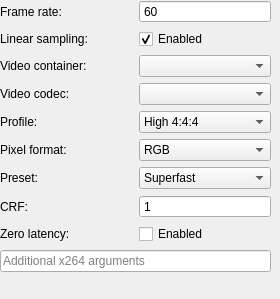
                 <widget class="QWidget" name="scrollAreaWidgetContents_2">
                  <property name="geometry">
                   <rect>
                    <x>0</x>
                    <y>0</y>
                    <width>280</width>
                    <height>299</height>
                   </rect>
                  </property>
                  <layout class="QVBoxLayout" name="verticalLayout_11">
                   <property name="leftMargin">
                    <number>0</number>
                   </property>
                   <property name="topMargin">
                    <number>0</number>
                   </property>
                   <property name="rightMargin">
                    <number>9</number>
                   </property>
                   <property name="bottomMargin">
                    <number>9</number>
                   </property>
                   <item>
                    <widget class="QFrame" name="frame_recordingSettings">
                     <property name="frameShape">
                      <enum>QFrame::NoFrame</enum>
                     </property>
                     <property name="frameShadow">
                      <enum>QFrame::Raised</enum>
                     </property>
                     <layout class="QVBoxLayout" name="verticalLayout_16">
                      <property name="leftMargin">
                       <number>0</number>
                      </property>
                      <property name="topMargin">
                       <number>0</number>
                      </property>
                      <property name="rightMargin">
                       <number>0</number>
                      </property>
                      <property name="bottomMargin">
                       <number>0</number>
                      </property>
                      <item>
                       <layout class="QHBoxLayout" name="horizontalLayout_34">
                        <item>
                         <widget class="QLabel" name="label_13">
                          <property name="sizePolicy">
                           <sizepolicy hsizetype="Preferred" vsizetype="Preferred">
                            <horstretch>0</horstretch>
                            <verstretch>0</verstretch>
                           </sizepolicy>
                          </property>
                          <property name="text">
                           <string>Frame rate:</string>
                          </property>
                         </widget>
                        </item>
                        <item>
                         <widget class="QSpinBox" name="spinBox_recordingFramerate">
                          <property name="frame">
                           <bool>true</bool>
                          </property>
                          <property name="buttonSymbols">
                           <enum>QAbstractSpinBox::NoButtons</enum>
                          </property>
                          <property name="minimum">
                           <number>1</number>
                          </property>
                          <property name="maximum">
                           <number>144</number>
                          </property>
                          <property name="value">
                           <number>60</number>
                          </property>
                         </widget>
                        </item>
                       </layout>
                      </item>
                      <item>
                       <layout class="QHBoxLayout" name="horizontalLayout_42">
                        <item>
                         <widget class="QLabel" name="label_26">
                          <property name="text">
                           <string>Linear sampling:</string>
                          </property>
                         </widget>
                        </item>
                        <item>
                         <widget class="QCheckBox" name="checkBox_recordingLinearFrameInsertion">
                          <property name="layoutDirection">
                           <enum>Qt::LeftToRight</enum>
                          </property>
                          <property name="text">
                           <string>Enabled</string>
                          </property>
                          <property name="checked">
                           <bool>true</bool>
                          </property>
                         </widget>
                        </item>
                       </layout>
                      </item>
                      <item>
                       <layout class="QHBoxLayout" name="horizontalLayout_43">
                        <item>
                         <widget class="QLabel" name="label_25">
                          <property name="text">
                           <string>Video container:</string>
                          </property>
                         </widget>
                        </item>
                        <item>
                         <widget class="QComboBox" name="comboBox_recordingContainer">
                          <property name="enabled">
                           <bool>true</bool>
                          </property>
                          <property name="sizePolicy">
                           <sizepolicy hsizetype="Preferred" vsizetype="Fixed">
                            <horstretch>0</horstretch>
                            <verstretch>0</verstretch>
                           </sizepolicy>
                          </property>
                         </widget>
                        </item>
                       </layout>
                      </item>
                      <item>
                       <layout class="QHBoxLayout" name="horizontalLayout_29">
                        <item>
                         <widget class="QLabel" name="label_7">
                          <property name="sizePolicy">
                           <sizepolicy hsizetype="Preferred" vsizetype="Preferred">
                            <horstretch>0</horstretch>
                            <verstretch>0</verstretch>
                           </sizepolicy>
                          </property>
                          <property name="text">
                           <string>Video codec:</string>
                          </property>
                         </widget>
                        </item>
                        <item>
                         <widget class="QComboBox" name="comboBox_recordingEncoding">
                          <property name="enabled">
                           <bool>true</bool>
                          </property>
                          <property name="sizePolicy">
                           <sizepolicy hsizetype="Preferred" vsizetype="Fixed">
                            <horstretch>0</horstretch>
                            <verstretch>0</verstretch>
                           </sizepolicy>
                          </property>
                         </widget>
                        </item>
                       </layout>
                      </item>
                      <item>
                       <widget class="QFrame" name="frame_recordingCodecSettings">
                        <layout class="QVBoxLayout" name="verticalLayout_10">
                         <property name="leftMargin">
                          <number>0</number>
                         </property>
                         <property name="topMargin">
                          <number>0</number>
                         </property>
                         <property name="rightMargin">
                          <number>0</number>
                         </property>
                         <property name="bottomMargin">
                          <number>0</number>
                         </property>
                         <item>
                          <layout class="QHBoxLayout" name="horizontalLayout_40">
                           <item>
                            <widget class="QLabel" name="label_22">
                             <property name="text">
                              <string>Profile:</string>
                             </property>
                            </widget>
                           </item>
                           <item>
                            <widget class="QComboBox" name="comboBox_recordingEncoderProfile">
                             <item>
                              <property name="text">
                               <string>High 4:4:4</string>
                              </property>
                             </item>
                             <item>
                              <property name="text">
                               <string>High</string>
                              </property>
                             </item>
                             <item>
                              <property name="text">
                               <string>Main</string>
                              </property>
                             </item>
                             <item>
                              <property name="text">
                               <string>Baseline</string>
                              </property>
                             </item>
                            </widget>
                           </item>
                          </layout>
                         </item>
                         <item>
                          <layout class="QHBoxLayout" name="horizontalLayout_41">
                           <item>
                            <widget class="QLabel" name="label_15">
                             <property name="text">
                              <string>Pixel format:</string>
                             </property>
                            </widget>
                           </item>
                           <item>
                            <widget class="QComboBox" name="comboBox_recordingEncoderPixelFormat">
                             <item>
                              <property name="text">
                               <string>RGB</string>
                              </property>
                             </item>
                             <item>
                              <property name="text">
                               <string>YUV 4:2:0</string>
                              </property>
                             </item>
                            </widget>
                           </item>
                          </layout>
                         </item>
                         <item>
                          <layout class="QHBoxLayout" name="horizontalLayout_38">
                           <item>
                            <widget class="QLabel" name="label_24">
                             <property name="text">
                              <string>Preset:</string>
                             </property>
                            </widget>
                           </item>
                           <item>
                            <widget class="QComboBox" name="comboBox_recordingEncoderPreset">
                             <property name="currentIndex">
                              <number>1</number>
                             </property>
                             <item>
                              <property name="text">
                               <string>Ultrafast</string>
                              </property>
                             </item>
                             <item>
                              <property name="text">
                               <string>Superfast</string>
                              </property>
                             </item>
                             <item>
                              <property name="text">
                               <string>Veryfast</string>
                              </property>
                             </item>
                             <item>
                              <property name="text">
                               <string>Faster</string>
                              </property>
                             </item>
                             <item>
                              <property name="text">
                               <string>Fast</string>
                              </property>
                             </item>
                             <item>
                              <property name="text">
                               <string>Medium</string>
                              </property>
                             </item>
                             <item>
                              <property name="text">
                               <string>Slow</string>
                              </property>
                             </item>
                             <item>
                              <property name="text">
                               <string>Slower</string>
                              </property>
                             </item>
                             <item>
                              <property name="text">
                               <string>Veryslow</string>
                              </property>
                             </item>
                            </widget>
                           </item>
                          </layout>
                         </item>
                         <item>
                          <layout class="QHBoxLayout" name="horizontalLayout_39">
                           <item>
                            <widget class="QLabel" name="label_23">
                             <property name="text">
                              <string>CRF:</string>
                             </property>
                            </widget>
                           </item>
                           <item>
                            <widget class="QSpinBox" name="spinBox_recordingEncoderCRF">
                             <property name="frame">
                              <bool>true</bool>
                             </property>
                             <property name="buttonSymbols">
                              <enum>QAbstractSpinBox::NoButtons</enum>
                             </property>
                             <property name="minimum">
                              <number>1</number>
                             </property>
                             <property name="maximum">
                              <number>50</number>
                             </property>
                            </widget>
                           </item>
                          </layout>
                         </item>
                         <item>
                          <layout class="QHBoxLayout" name="horizontalLayout_30">
                           <item>
                            <widget class="QLabel" name="label_27">
                             <property name="text">
                              <string>Zero latency:</string>
                             </property>
                            </widget>
                           </item>
                           <item>
                            <widget class="QCheckBox" name="checkBox_recordingEncoderZeroLatency">
                             <property name="text">
                              <string>Enabled</string>
                             </property>
                            </widget>
                           </item>
                          </layout>
                         </item>
                         <item>
                          <widget class="QLineEdit" name="lineEdit_recordingEncoderArguments">
                           <property name="placeholderText">
                            <string>Additional x264 arguments</string>
                           </property>
                          </widget>
                         </item>
                        </layout>
                       </widget>
                      </item>
                     </layout>
                    </widget>
                   </item>
                   <item>
                    <spacer name="verticalSpacer_5">
                     <property name="orientation">
                      <enum>Qt::Vertical</enum>
                     </property>
                     <property name="sizeHint" stdset="0">
                      <size>
                       <width>20</width>
                       <height>9000</height>
                      </size>
                     </property>
                    </spacer>
                   </item>
                  </layout>
                 </widget>
